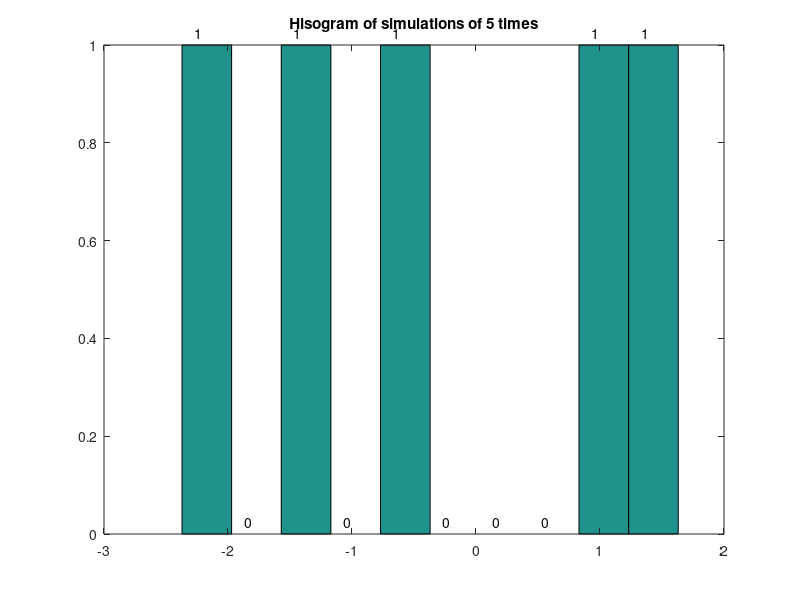

MATLAB code to generate this figure: (Note: this script raises an error after producing the figure.)
%%
%P2_Q1.(a)
N=input('Please input the times you want to simulate: ');
%in order to keep the possibility of produced to be equal, use rand() to produce the random number 
result=5*rand(N,1)-3;
mean_this=mean(result);
%use var(x,1) to produce the correct variance value as var(x) use different equation from variance's
var_this=var(result,1);

%Calculate the theoretical values
a=-3;
b=2;
mean_theory=(a+b)/2;
var_theory=(b-a)^2/12;


% display the histogram
figure;
[n,y]=hist(result);
hist(result);
text(y-0.1,n+N/200,num2str(n'));
title(['Hisogram of simulations of ', num2str(N),' times']);

%%
%P2_Q1.(b)
disp('The mean of theoretical value is:')
disp(mean_theory);
disp('The variance of theoretical value is:')
disp(var_theory);

disp('The mean of this sample is:')
disp(mean_this);
disp('The variance of this sample is:')
disp(var_this);

%%
%P2_Q1.(c)
%Produce the original sample as the standard
DATA = result;
%define the ressmpling times
RESAMPLING = 10000;
%calculate the confidence interval for sample mean
[CI1, STAT1] = bootci(RESAMPLING, @mean, DATA);
%calculate the confidence interval for sample standard deviation
[CI2, STAT2] = bootci(RESAMPLING, @std, DATA);
disp('The confidence interval for the mean of this sample is:')
disp(CI1);
disp('The confidence interval for the standard deviation of this sample is:')
disp(CI2);